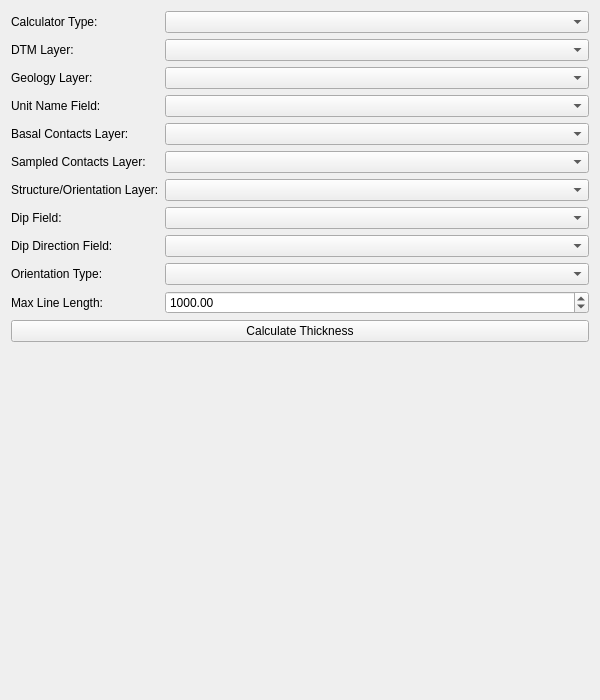
<?xml version="1.0" encoding="UTF-8"?>
<ui version="4.0">
 <class>ThicknessCalculatorWidget</class>
 <widget class="QWidget" name="ThicknessCalculatorWidget">
  <property name="geometry">
   <rect>
    <x>0</x>
    <y>0</y>
    <width>600</width>
    <height>700</height>
   </rect>
  </property>
  <property name="windowTitle">
   <string>Thickness Calculator</string>
  </property>
  <layout class="QVBoxLayout" name="verticalLayout">
   <item>
    <layout class="QFormLayout" name="formLayout">
     <item row="0" column="0">
      <widget class="QLabel" name="calculatorTypeLabel">
       <property name="text">
        <string>Calculator Type:</string>
       </property>
      </widget>
     </item>
     <item row="0" column="1">
      <widget class="QComboBox" name="calculatorTypeComboBox"/>
     </item>
     <item row="1" column="0">
      <widget class="QLabel" name="dtmLayerLabel">
       <property name="text">
        <string>DTM Layer:</string>
       </property>
      </widget>
     </item>
     <item row="1" column="1">
      <widget class="QgsMapLayerComboBox" name="dtmLayerComboBox">
       <property name="allowEmptyLayer">
        <bool>true</bool>
       </property>
      </widget>
     </item>
     <item row="2" column="0">
      <widget class="QLabel" name="geologyLayerLabel">
       <property name="text">
        <string>Geology Layer:</string>
       </property>
      </widget>
     </item>
     <item row="2" column="1">
      <widget class="QgsMapLayerComboBox" name="geologyLayerComboBox">
      </widget>
     </item>
     <item row="3" column="0">
      <widget class="QLabel" name="unitNameFieldLabel">
       <property name="text">
        <string>Unit Name Field:</string>
       </property>
      </widget>
     </item>
     <item row="3" column="1">
      <widget class="QgsFieldComboBox" name="unitNameFieldComboBox"/>
     </item>
     <item row="4" column="0">
      <widget class="QLabel" name="basalContactsLabel">
       <property name="text">
        <string>Basal Contacts Layer:</string>
       </property>
      </widget>
     </item>
     <item row="4" column="1">
      <widget class="QgsMapLayerComboBox" name="basalContactsComboBox">
      </widget>
     </item>
     <item row="5" column="0">
      <widget class="QLabel" name="sampledContactsLabel">
       <property name="text">
        <string>Sampled Contacts Layer:</string>
       </property>
      </widget>
     </item>
     <item row="5" column="1">
      <widget class="QgsMapLayerComboBox" name="sampledContactsComboBox">
      </widget>
     </item>
     <item row="6" column="0">
      <widget class="QLabel" name="structureLayerLabel">
       <property name="text">
        <string>Structure/Orientation Layer:</string>
       </property>
      </widget>
     </item>
     <item row="6" column="1">
      <widget class="QgsMapLayerComboBox" name="structureLayerComboBox">
      </widget>
     </item>
     <item row="7" column="0">
      <widget class="QLabel" name="dipFieldLabel">
       <property name="text">
        <string>Dip Field:</string>
       </property>
      </widget>
     </item>
     <item row="7" column="1">
      <widget class="QgsFieldComboBox" name="dipFieldComboBox"/>
     </item>
     <item row="8" column="0">
      <widget class="QLabel" name="dipDirFieldLabel">
       <property name="text">
        <string>Dip Direction Field:</string>
       </property>
      </widget>
     </item>
     <item row="8" column="1">
      <widget class="QgsFieldComboBox" name="dipDirFieldComboBox"/>
     </item>
     <item row="9" column="0">
      <widget class="QLabel" name="orientationTypeLabel">
       <property name="text">
        <string>Orientation Type:</string>
       </property>
      </widget>
     </item>
     <item row="9" column="1">
      <widget class="QComboBox" name="orientationTypeComboBox"/>
     </item>
     <item row="10" column="0">
      <widget class="QLabel" name="maxLineLengthLabel">
       <property name="text">
        <string>Max Line Length:</string>
       </property>
      </widget>
     </item>
     <item row="10" column="1">
      <widget class="QgsDoubleSpinBox" name="maxLineLengthSpinBox">
       <property name="maximum">
        <double>1000000.000000000000000</double>
       </property>
       <property name="value">
        <double>1000.000000000000000</double>
       </property>
      </widget>
     </item>
    </layout>
   </item>
   <item>
    <widget class="QPushButton" name="runButton">
     <property name="text">
      <string>Calculate Thickness</string>
     </property>
    </widget>
   </item>
   <item>
    <spacer name="verticalSpacer">
     <property name="orientation">
      <enum>Qt::Vertical</enum>
     </property>
     <property name="sizeHint" stdset="0">
      <size>
       <width>20</width>
       <height>40</height>
      </size>
     </property>
    </spacer>
   </item>
  </layout>
 </widget>
 <customwidgets>
  <customwidget>
   <class>QgsMapLayerComboBox</class>
   <extends>QComboBox</extends>
   <header>qgsmaplayercombobox.h</header>
  </customwidget>
  <customwidget>
   <class>QgsFieldComboBox</class>
   <extends>QComboBox</extends>
   <header>qgsfieldcombobox.h</header>
  </customwidget>
  <customwidget>
   <class>QgsDoubleSpinBox</class>
   <extends>QDoubleSpinBox</extends>
   <header>qgsdoublespinbox.h</header>
  </customwidget>
 </customwidgets>
 <resources/>
 <connections/>
</ui>
